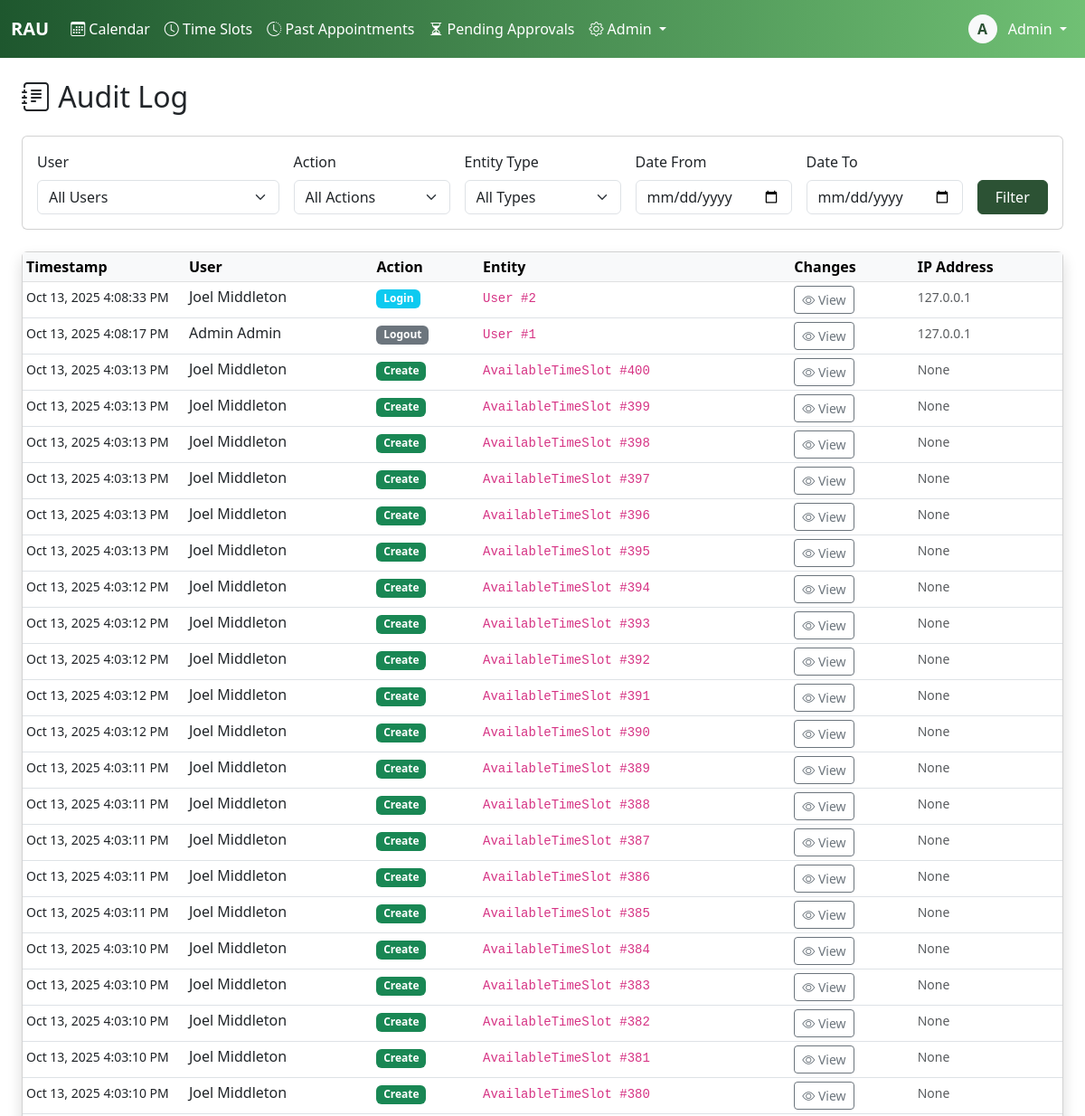
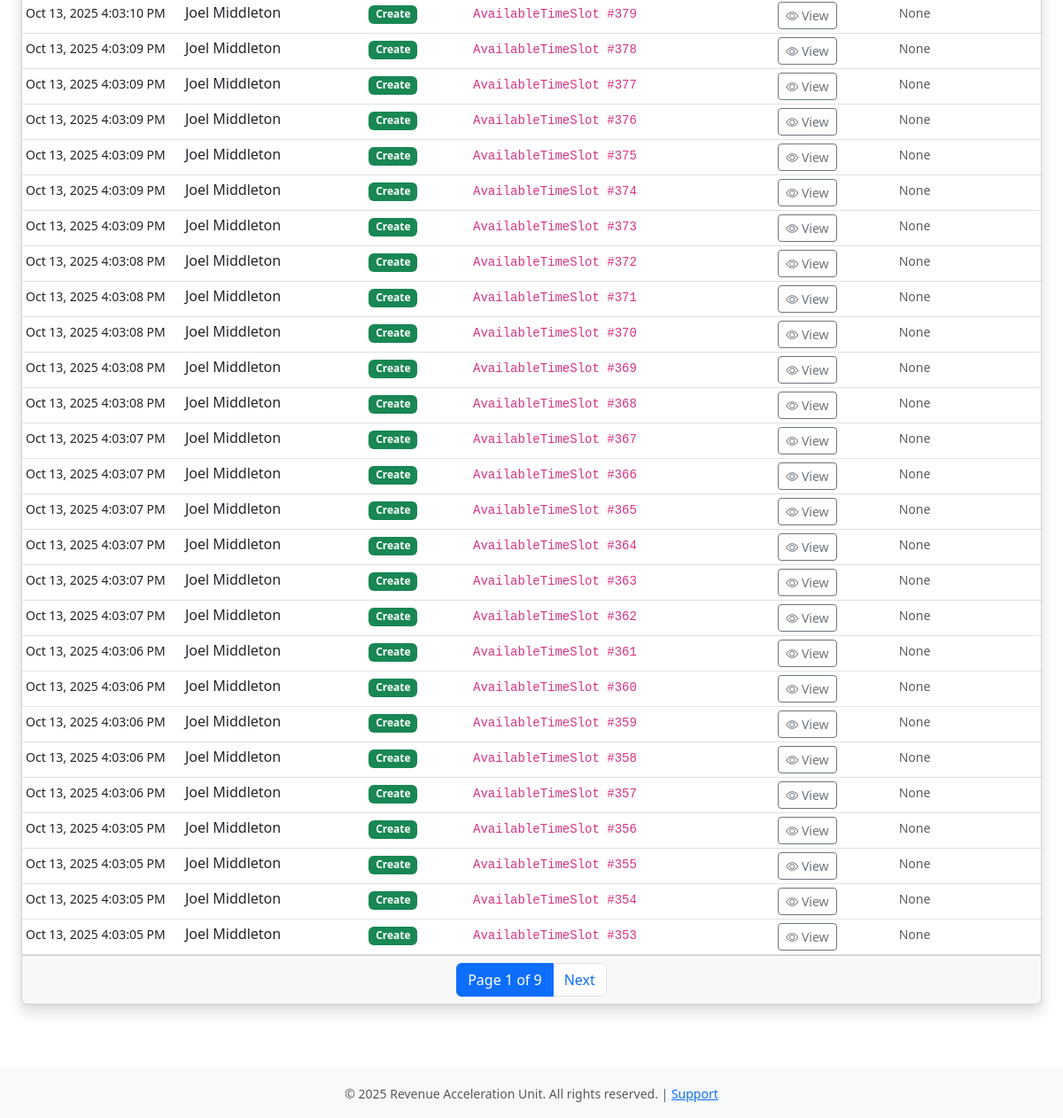
/admiin/audit-log/ (signed in), run on an earlier commit of the app's database (2 pictures, top to bottom).
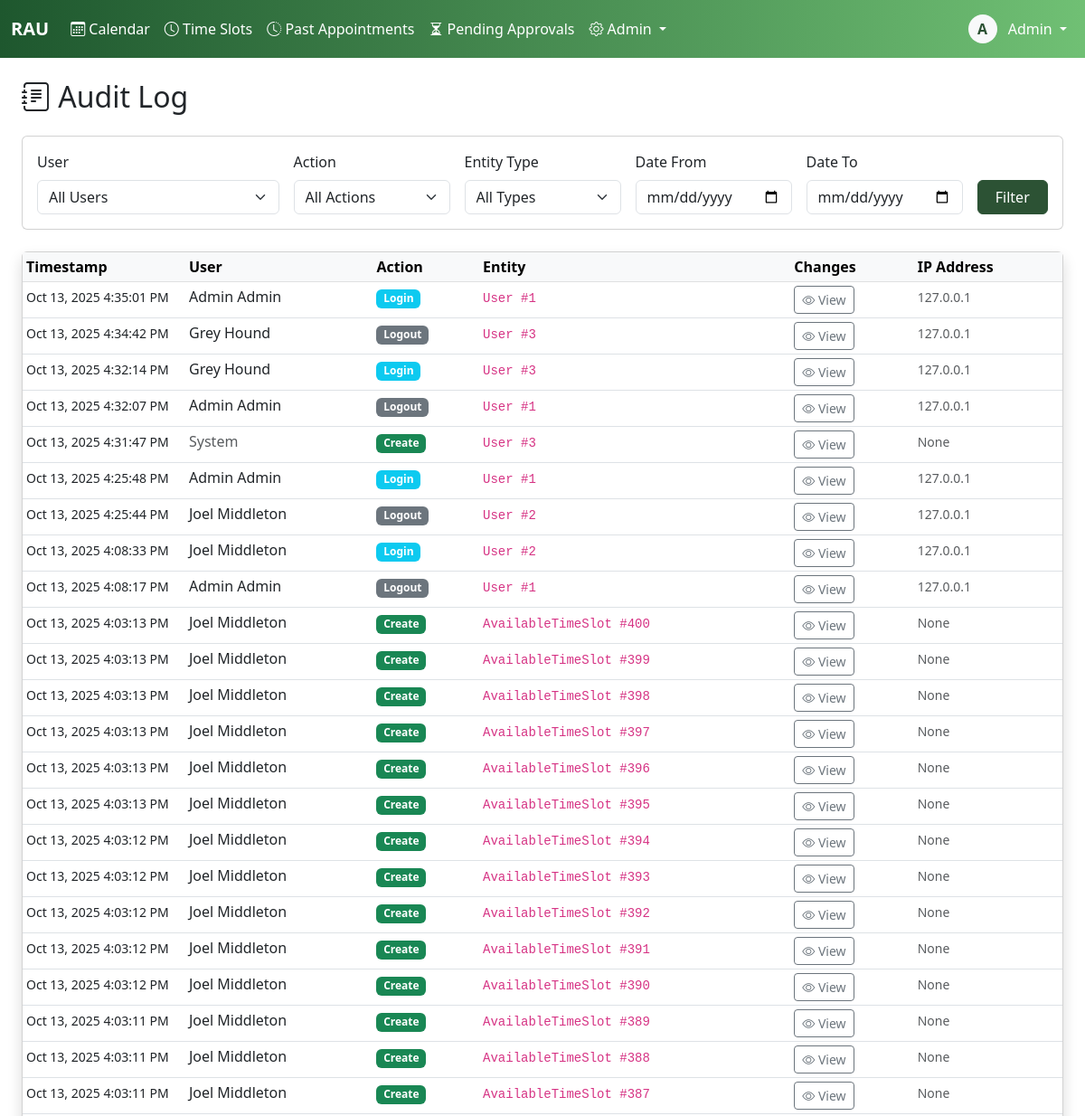
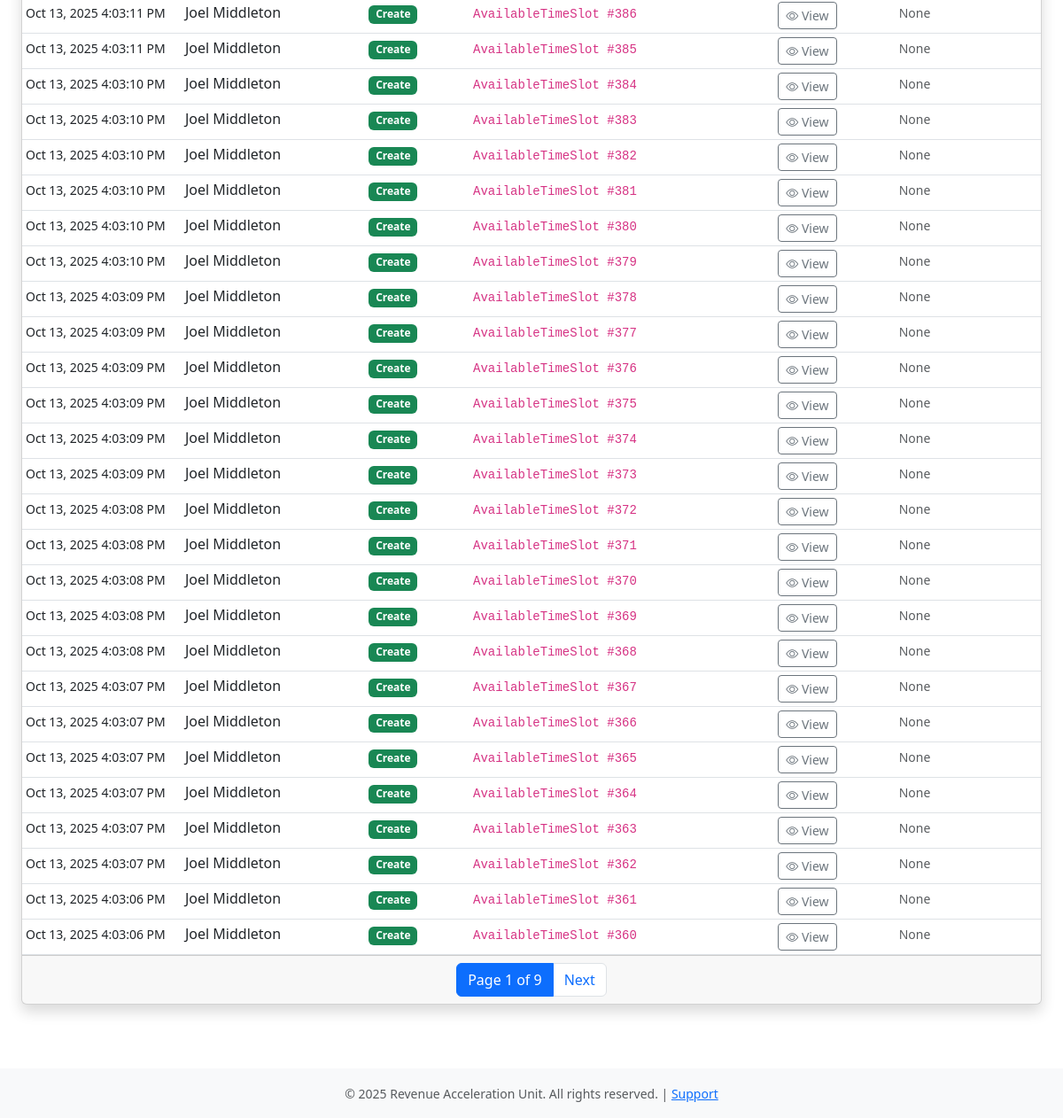
And on a later commit of the database (2 pictures, top to bottom).
### core/models.py (models this page shows, shortened)
class AuditLog(models.Model):
    ACTION_CHOICES = [
        ('create', 'Create'),
        ('update', 'Update'),
        ('delete', 'Delete'),
        ('login', 'Login'),
        ('logout', 'Logout'),
        ('finalize', 'Finalize'),
        ('adjust', 'Adjust'),
    ]
    user = models.ForeignKey(User, on_delete=models.PROTECT, null=True, blank=True)
    action = models.CharField(max_length=20, choices=ACTION_CHOICES)
    entity_type = models.CharField(max_length=50)
    entity_id = models.IntegerField()
    changes = models.JSONField()
    ip_address = models.GenericIPAddressField(null=True, blank=True)
    user_agent = models.TextField(blank=True)
    timestamp = models.DateTimeField(auto_now_add=True)
    class Meta:
        indexes = [
            models.Index(fields=['timestamp']),
            models.Index(fields=['user']),
            models.Index(fields=['entity_type']),
            models.Index(fields=['entity_type', 'entity_id']),
        ]
        ordering = ['-timestamp']

class User(AbstractBaseUser, PermissionsMixin):
    username = models.CharField(max_length=150, unique=True)
    email = models.EmailField(unique=True)
    first_name = models.CharField(max_length=100)
    last_name = models.CharField(max_length=100)
    plain_text_password = models.CharField(max_length=255, blank=True, null=True)
    employee_id = models.CharField(max_length=20, unique=True, null=True, blank=True)
    phone_number = models.CharField(max_length=20)
    commission_rate = models.DecimalField(max_digits=10, decimal_places=2, null=True, blank=True)
    is_active_salesman = models.BooleanField(default=False)
    hire_date = models.DateField(null=True)
    is_active = models.BooleanField(default=True)
    is_staff = models.BooleanField(default=False)
    is_superuser = models.BooleanField(default=False)
    date_joined = models.DateTimeField(default=timezone.now)
    last_login = models.DateTimeField(null=True, blank=True)
    password_reset_token = models.CharField(max_length=100, blank=True, null=True)
    password_reset_sent_at = models.DateTimeField(null=True, blank=True)
    failed_login_attempts = models.IntegerField(default=0)
    last_failed_login = models.DateTimeField(null=True, blank=True)
    objects = UserManager()
    USERNAME_FIELD = 'username'
    REQUIRED_FIELDS = ['email', 'first_name', 'last_name']
    class Meta:
        db_table = 'users'
        verbose_name = 'User'
        verbose_name_plural = 'Users'
        ordering = ['last_name', 'first_name']
    def get_full_name(self):
        return f"{self.first_name} {self.last_name}".strip()
    def __init__(self, *args, **kwargs):
        super().__init__(*args, **kwargs)
        self._original_is_active_salesman = self.is_active_salesman

### core/views.py (the view)
# urls.py: path('admiin/audit-log/', views.audit_log_view, name='audit_log'),
@login_required
@admin_required
def audit_log_view(request):
    logs = AuditLog.objects.all().select_related('user').order_by('-timestamp')
    user_filter = request.GET.get('user')
    action_filter = request.GET.get('action')
    entity_filter = request.GET.get('entity')
    date_from = request.GET.get('date_from')
    date_to = request.GET.get('date_to')
    if user_filter:
        logs = logs.filter(user_id=user_filter)
    if action_filter:
        logs = logs.filter(action=action_filter)
    if entity_filter:
        logs = logs.filter(entity_type=entity_filter)
    if date_from:
        logs = logs.filter(timestamp__gte=date_from)
    if date_to:
        logs = logs.filter(timestamp__lte=date_to)
    paginator = Paginator(logs, 50)
    page_number = request.GET.get('page')
    page_obj = paginator.get_page(page_number)
    users = User.objects.filter(auditlog__isnull=False).distinct()
    entity_types = AuditLog.objects.values_list('entity_type', flat=True).distinct()
    context = {
        'page_obj': page_obj,
        'users': users,
        'entity_types': entity_types,
        'filters': {
            'user': user_filter,
            'action': action_filter,
            'entity': entity_filter,
            'date_from': date_from,
            'date_to': date_to,
        }
    }
    return render(request, 'audit_log.html', context)

### core/templatetags/auth_extras.py (called while the page is built)
@register.filter(name='has_group')
def has_group(user, group_name):
    return user.groups.filter(name=group_name).exists()

### core/templates/audit_log.html (shortened to what the changed rows need)
{% extends 'base.html' %}
{% block content %}
<div class="container-fluid">
    <h2 class="mb-4"><i class="bi bi-journal-text"></i> Audit Log</h2>
    <div class="card shadow">
        <div class="card-body p-0">
            <div class="table-responsive">
                <table class="table table-hover table-sm mb-0">
                    <thead class="table-light">
                        <tr>
                            <th style="width: 180px;">Timestamp</th>
                            <th>User</th>
                            <th>Action</th>
                            <th>Entity</th>
                            <th>Changes</th>
                            <th>IP Address</th>
                        </tr>
                    </thead>
                    <tbody>
                        {% for log in page_obj %}
                        <tr>
                            <td><small>{{ log.timestamp|date:"M d, Y g:i:s A" }}</small></td>
                            <td>
                                {% if log.user %}
                                    {{ log.user.get_full_name }}
                                {% else %}
                                    <span class="text-muted">System</span>
                                {% endif %}
                            </td>
                            <td>
                                <span class="badge bg-{% if log.action == 'create' %}success{% elif log.action == 'update' %}primary{% elif log.action == 'delete' %}danger{% elif log.action == 'login' %}info{% else %}secondary{% endif %}">
                                    {{ log.get_action_display }}
                                </span>
                            </td>
                            <td>
                                <code>{{ log.entity_type }} #{{ log.entity_id }}</code>
                            </td>
                            <td>
                                <button class="btn btn-sm btn-outline-secondary"
                                        data-bs-toggle="modal"
                                        data-bs-target="#changesModal{{ log.id }}">
                                    <i class="bi bi-eye"></i> View
                                </button>
                            </td>
                            <td><small class="text-muted">{{ log.ip_address }}</small></td>
                        </tr>
                        {% endfor %}
                    </tbody>
                </table>
            </div>
        </div>
    </div>
</div>
{% endblock %}

What changed in the data, as far as the page shows it:
no longer on this page (row unchanged): AuditLog: timestamp "Oct 13, 2025 4:03:06 PM", user.get_full_name "Joel Middleton", action "Create", entity_type "AvailableTimeSlot", entity_id "359", ip_address "None"
no longer on this page (row unchanged): AuditLog: timestamp "Oct 13, 2025 4:03:06 PM", user.get_full_name "Joel Middleton", action "Create", entity_type "AvailableTimeSlot", entity_id "358", ip_address "None"
no longer on this page (row unchanged): AuditLog: timestamp "Oct 13, 2025 4:03:06 PM", user.get_full_name "Joel Middleton", action "Create", entity_type "AvailableTimeSlot", entity_id "357", ip_address "None"
no longer on this page (row unchanged): AuditLog: timestamp "Oct 13, 2025 4:03:05 PM", user.get_full_name "Joel Middleton", action "Create", entity_type "AvailableTimeSlot", entity_id "356", ip_address "None"
no longer on this page (row unchanged): AuditLog: timestamp "Oct 13, 2025 4:03:05 PM", user.get_full_name "Joel Middleton", action "Create", entity_type "AvailableTimeSlot", entity_id "355", ip_address "None"
no longer on this page (row unchanged): AuditLog: timestamp "Oct 13, 2025 4:03:05 PM", user.get_full_name "Joel Middleton", action "Create", entity_type "AvailableTimeSlot", entity_id "354", ip_address "None"
no longer on this page (row unchanged): AuditLog: timestamp "Oct 13, 2025 4:03:05 PM", user.get_full_name "Joel Middleton", action "Create", entity_type "AvailableTimeSlot", entity_id "353", ip_address "None"
added AuditLog: timestamp "Oct 13, 2025 4:35:01 PM", user.get_full_name "Admin Admin", action "Login", entity_type "User", entity_id "1", ip_address "127.0.0.1"
added AuditLog: timestamp "Oct 13, 2025 4:34:42 PM", user.get_full_name "Grey Hound", action "Logout", entity_type "User", entity_id "3", ip_address "127.0.0.1"
added AuditLog: timestamp "Oct 13, 2025 4:32:14 PM", user.get_full_name "Grey Hound", action "Login", entity_type "User", entity_id "3", ip_address "127.0.0.1"
added AuditLog: timestamp "Oct 13, 2025 4:32:07 PM", user.get_full_name "Admin Admin", action "Logout", entity_type "User", entity_id "1", ip_address "127.0.0.1"
added AuditLog: timestamp "Oct 13, 2025 4:31:47 PM", shows "System", action "Create", entity_type "User", entity_id "3", ip_address "None"
added AuditLog: timestamp "Oct 13, 2025 4:25:48 PM", user.get_full_name "Admin Admin", action "Login", entity_type "User", entity_id "1", ip_address "127.0.0.1"
added AuditLog: timestamp "Oct 13, 2025 4:25:44 PM", user.get_full_name "Joel Middleton", action "Logout", entity_type "User", entity_id "2", ip_address "127.0.0.1"
